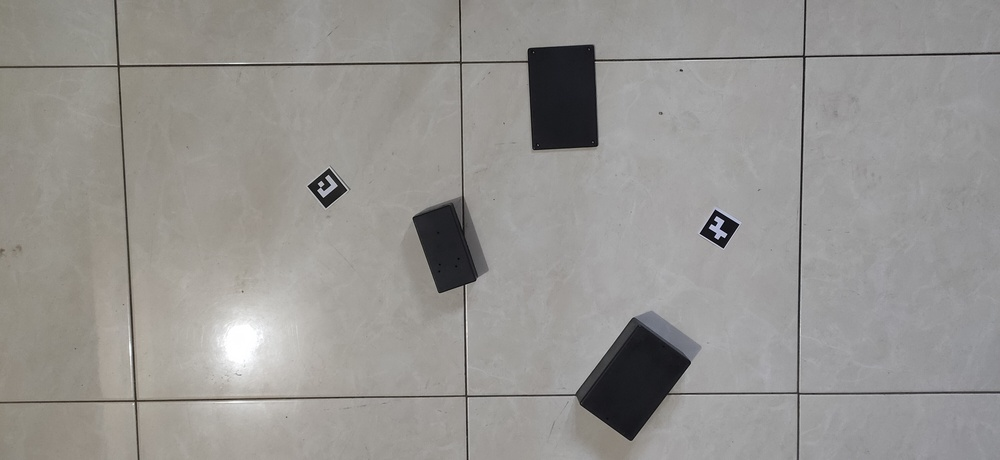
#> input picture Image/1.jpg, 1000 x 460 px, shrunk from 4000 x 1840 before the run, found by its file name
$ python ArucoAxis.py
#> lines starting #> are read from the running program, lines starting #| are printed output that depends on the picture; after the words box and inside, x2 and y2 are one past the last pixel; in counts of white or black regions, pixels touching at a corner belong together
import cv2
import numpy as np

# Baca gambar dari file
image_path = "Image/1.jpg"  # Ganti dengan path gambar kamu
frame = cv2.imread(image_path)
#> frame is the input picture: shape (460, 1000, 3); mean B, G, R 145.2, 148.2, 150.1

if frame is None:
    print("Gagal membaca gambar.")
    exit()

h, w = frame.shape[:2]
#> h = 460; w = 1000

# Dummy intrinsics (asumsi)
fx = fy = 1000.0
cx = w / 2.0
#> cx = 500
cy = h / 2.0
#> cy = 230
camera_matrix = np.array([[fx, 0, cx],
                          [0, fy, cy],
                          [0,  0,  1]], dtype=np.float32)
dist_coeffs = np.zeros((5, 1), dtype=np.float32)

# ArUco setup
aruco_dict = cv2.aruco.getPredefinedDictionary(cv2.aruco.DICT_4X4_50)
parameters = cv2.aruco.DetectorParameters()
detector = cv2.aruco.ArucoDetector(aruco_dict, parameters)

# Panjang marker (meter)
marker_length = 0.04  # 4 cm

# Deteksi marker
gray = cv2.cvtColor(frame, cv2.COLOR_BGR2GRAY)
corners, ids, _ = detector.detectMarkers(gray)
#> corners = ([[346, 190], [325, 207], [307, 186], [329, 168]], [[714, 210], [738, 224], [723, 248], [700, 233]]); ids = [1, 7]

if ids is not None:
    cv2.aruco.drawDetectedMarkers(frame, corners, ids)
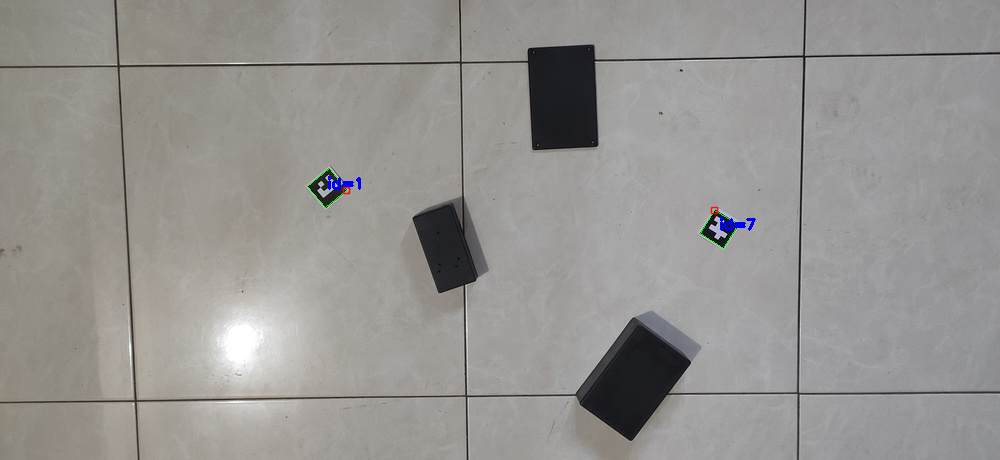
#> frame: shape (460, 1000, 3); 0.16% of pixels changed, all inside (x1, y1, x2, y2) = (307, 168, 756, 249)

    rvecs, tvecs, _ = cv2.aruco.estimatePoseSingleMarkers(
        corners, marker_length, camera_matrix, dist_coeffs)
#> rvecs = [[0.947, 2.67, 0.302], [3.06, 0.87, -0.687]]; tvecs = [[-0.25, -0.0609, 1.44], [0.316, -0.00181, 1.45]]

    for rvec, tvec in zip(rvecs, tvecs):
        cv2.drawFrameAxes(frame, camera_matrix, dist_coeffs, rvec, tvec, marker_length * 0.5)
#> this loop made 2 passes
#> (rvec, tvec) on passes 1 to 2: ([[0.947, 2.67, 0.302]], [[-0.25, -0.0609, 1.44]]), ([[3.06, 0.87, -0.687]], [[0.316, -0.00181, 1.45]])
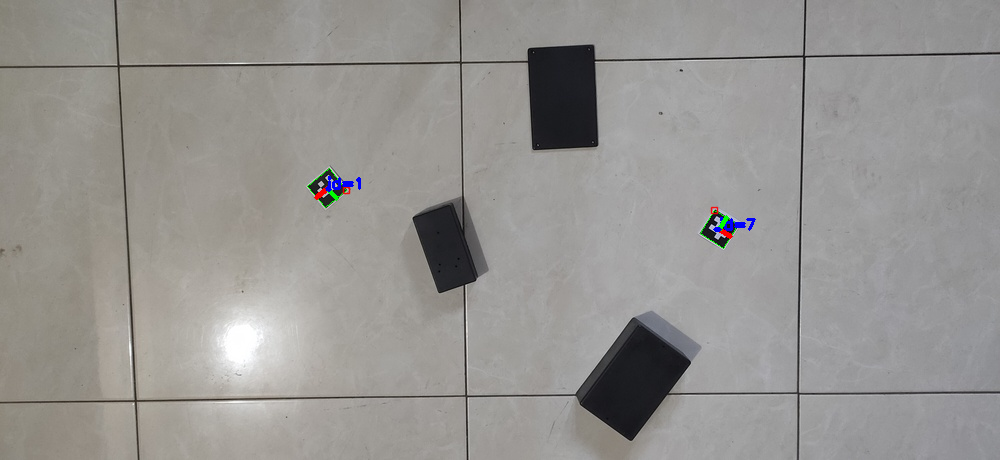
#> frame: shape (460, 1000, 3); 0.06% of pixels changed, all inside (x1, y1, x2, y2) = (314, 186, 733, 239)

# Tampilkan hasil
cv2.imwrite("output_orientasi.jpg", frame)
cv2.waitKey(0)
cv2.destroyAllWindows()
